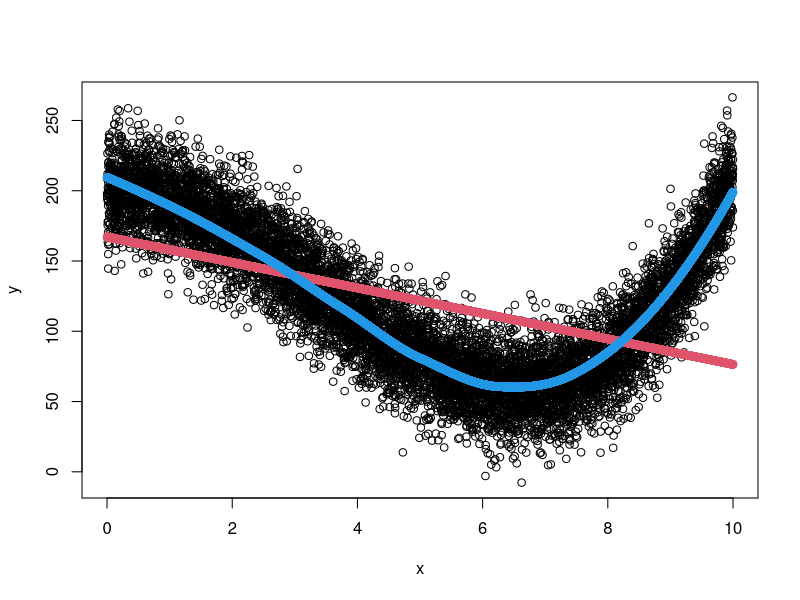

R code for this plot:
# Brett Waugh
# 4 October 2017
# Examining multiple variables. The difference that using Linear Regression (lr)
# and Local Polynomial Regression Fitting (LOESS) can make. 

# Ten-thousand numbers between 0 and 10 of uniform distribution.
x <-runif(10000, 0, 10)
x <-sort(x)

# Polynomial distribution.
y <- 200 + x^3 - 10*x^2 + x + rnorm(10000, 0, 20)

# Linear regression vs. LOESS
lr <- lm(y ~x)
poly <- loess(y ~x)

fit <-predict(poly) # fit a nonlinear line

# Scatterplot creation. 
plot(x,y)

# draw the fitted line for the linear regression
points(x, lr$coefficients[1] + lr$coefficients[2]*x, type = "p", col = 2)

# draw the fitted line with LOESS
points(x, fit, type = "p", col = 4)